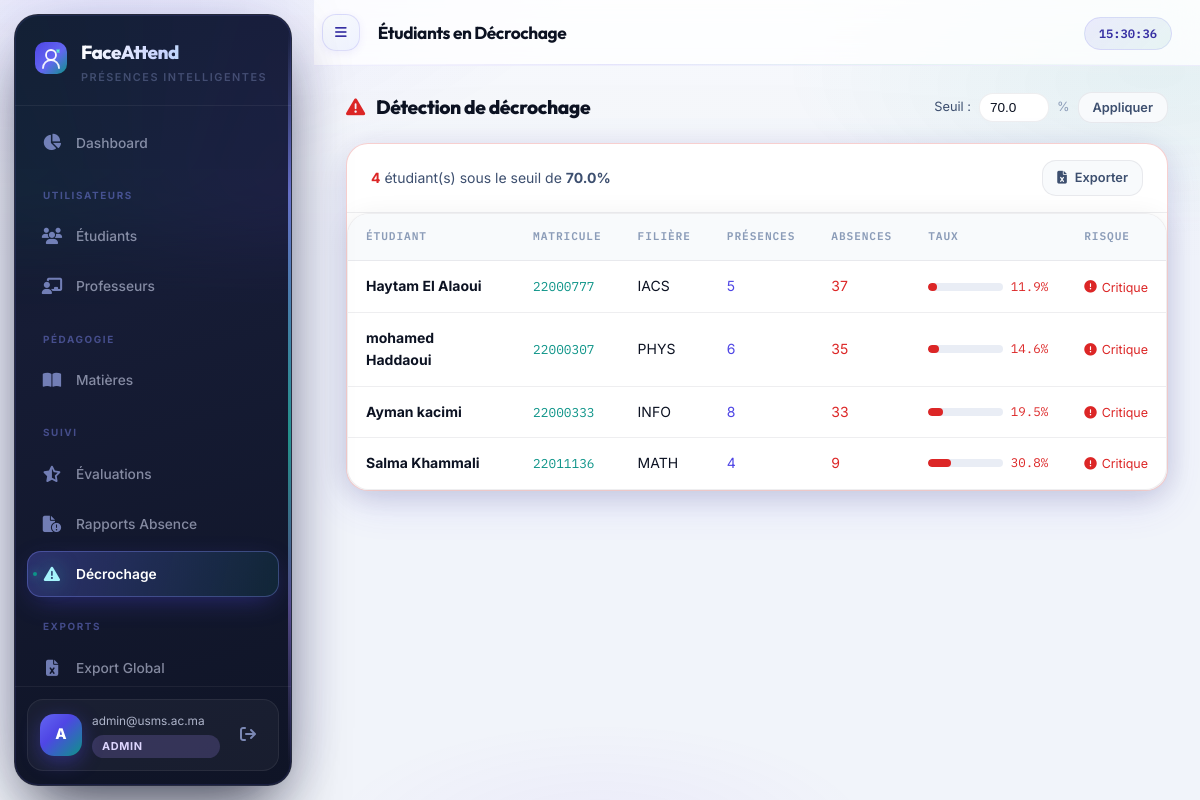
Screenshot of /admin/at-risk (signed in) with the database file from the repository.
### app/models/__init__.py (models this page shows, shortened)
class User(UserMixin, db.Model):
    __tablename__ = "users"
    id           = db.Column(db.Integer, primary_key=True)
    email        = db.Column(db.String(255), unique=True, nullable=False, index=True)
    password_hash= db.Column(db.String(255), nullable=False)
    role         = db.Column(db.Enum(RoleEnum), nullable=False)
    is_active    = db.Column(db.Boolean, default=True)
    consent_given= db.Column(db.Boolean, default=False)          # CNDP
    consent_date = db.Column(db.DateTime)
    failed_logins= db.Column(db.Integer, default=0)
    locked_until = db.Column(db.DateTime)
    created_at   = db.Column(db.DateTime, default=lambda: datetime.now(timezone.utc))
    updated_at   = db.Column(db.DateTime, onupdate=lambda: datetime.now(timezone.utc))
    deleted_at   = db.Column(db.DateTime)   # Soft delete (droit à l'oubli CNDP)
    student_profile = db.relationship("Student", back_populates="user", uselist=False)
    teacher_profile = db.relationship("Teacher", back_populates="user", uselist=False)

class Student(db.Model):
    __tablename__ = "students"
    id              = db.Column(db.Integer, primary_key=True)
    user_id         = db.Column(db.Integer, db.ForeignKey("users.id"), unique=True)
    student_number  = db.Column(db.String(20), unique=True, nullable=False)  # CNE / Matricule
    first_name      = db.Column(db.String(100), nullable=False)
    last_name       = db.Column(db.String(100), nullable=False)
    program         = db.Column(db.String(100))   # Filière
    year_of_study   = db.Column(db.Integer)
    group_name      = db.Column(db.String(50))
    face_encoding_enc  = db.Column(db.LargeBinary)   # AES-GCM ciphertext
    face_encoding_nonce= db.Column(db.LargeBinary)   # 96-bit nonce GCM
    face_encoding_tag  = db.Column(db.LargeBinary)   # 128-bit auth tag GCM
    face_photo_enc     = db.Column(db.LargeBinary)
    face_photo_nonce   = db.Column(db.LargeBinary)
    face_photo_tag     = db.Column(db.LargeBinary)
    face_enrolled_at   = db.Column(db.DateTime)
    pseudonym          = db.Column(db.String(64), unique=True)  # Pseudonymisation CNDP
    user        = db.relationship("User", back_populates="student_profile")
    attendances = db.relationship("Attendance", back_populates="student", lazy="dynamic")
    enrollments = db.relationship("Enrollment",  back_populates="student", lazy="dynamic")
    @property
    def full_name(self):
        return f"{self.first_name} {self.last_name}"

### app/api/admin.py (the view)
@admin_bp.route("/at-risk")
@admin_required
def at_risk():
    threshold = request.args.get("threshold", 70, type=float) / 100
    at_risk   = AttendanceService.get_at_risk_students(threshold)
    return render_template("admin/at_risk.html", at_risk=at_risk, threshold=threshold * 100)

### app/api/admin.py (called while the page is built)
def admin_required(f):
    @wraps(f)
    @login_required
    def decorated(*args, **kwargs):
        if current_user.role != RoleEnum.ADMIN:
            flash("Accès réservé aux administrateurs.", "danger")
            return redirect(url_for("auth.login"))
        return f(*args, **kwargs)
    return decorated

### frontend/templates/admin/at_risk.html (shortened to what this page needs)
{% extends "base.html" %}
{% block page_title %}Étudiants en Décrochage{% endblock %}
{% block content %}
<div class="section-header">
  <h2><i class="fas fa-triangle-exclamation" style="color:var(--danger);margin-right:8px"></i>
    Détection de décrochage
  </h2>
  <form method="GET" style="display:flex;align-items:center;gap:8px">
    <label style="font-size:.8rem;color:var(--text-2)">Seuil :</label>
    <input type="number" name="threshold" value="{{ threshold }}" min="0" max="100"
           style="width:70px;padding:6px 10px;background:var(--bg-2);border:1px solid var(--border-2);border-radius:var(--radius);color:var(--text);font-size:.85rem;outline:none"/>
    <span style="color:var(--text-3);font-size:.8rem">%</span>
    <button type="submit" class="btn btn--sm btn--ghost">Appliquer</button>
  </form>
</div>
{% if at_risk %}
<div class="card card--glow" style="border-color:rgba(220,38,38,.22);padding:0;margin-bottom:20px">
  <div style="padding:16px 24px;border-bottom:1px solid var(--border-2);display:flex;align-items:center;justify-content:space-between">
    <span style="font-size:.875rem;color:var(--text-2)">
      <strong style="color:var(--danger)">{{ at_risk|length }}</strong> étudiant(s) sous le seuil de <strong>{{ threshold }}%</strong>
    </span>
    <a href="{{ url_for('admin.export_report') }}" class="btn btn--sm btn--ghost">
      <i class="fas fa-file-excel"></i> Exporter
    </a>
  </div>
  <div class="table-wrap">
    <table>
      <thead>
        <tr>
          <th>Étudiant</th><th>Matricule</th><th>Filière</th>
          <th>Présences</th><th>Absences</th><th>Taux</th><th>Risque</th>
        </tr>
      </thead>
      <tbody>
        {% for item in at_risk %}
        {% set s = item.student %}
        {% set st = item.stats %}
        <tr>
          <td><strong>{{ s.full_name }}</strong></td>
          <td><code style="font-family:var(--font-mono);color:var(--accent-2);font-size:.8rem">{{ s.student_number }}</code></td>
          <td>{{ s.program or '—' }}</td>
          <td style="color:var(--accent)">{{ st.present }}</td>
          <td style="color:var(--danger)">{{ st.absent }}</td>
          <td>
            <div style="display:flex;align-items:center;gap:8px;min-width:120px">
              <div class="progress" style="flex:1">
                <div class="progress__bar" style="width:{{ st.rate }}%;background:{% if st.rate < 50 %}var(--danger){% elif st.rate < 70 %}linear-gradient(90deg,var(--warning),#e0a030){% else %}linear-gradient(90deg,var(--accent),var(--accent-2)){% endif %}"></div>
              </div>
              <span style="font-family:var(--font-mono);font-size:.78rem;color:{% if st.rate < 50 %}var(--danger){% elif st.rate < 70 %}var(--warning){% else %}var(--accent){% endif %}">{{ st.rate }}%</span>
            </div>
          </td>
          <td>
            {% if st.rate < 50 %}
              <span class="risk-indicator risk-indicator--high"><i class="fas fa-circle-exclamation"></i> Critique</span>
            {% elif st.rate < 60 %}
              <span class="risk-indicator risk-indicator--medium"><i class="fas fa-triangle-exclamation"></i> Élevé</span>
            {% else %}
              <span class="risk-indicator risk-indicator--medium"><i class="fas fa-circle-info"></i> Modéré</span>
            {% endif %}
          </td>
        </tr>
        {% endfor %}
      </tbody>
    </table>
  </div>
</div>
{% endif %}
{% endblock %}

### frontend/templates/base.html (shortened to what this page needs)
<!DOCTYPE html>
<html lang="fr">
<head>
  <link rel="stylesheet" href="https://cdnjs.cloudflare.com/ajax/libs/font-awesome/6.6.0/css/all.min.css"/>
  <link rel="stylesheet" href="{{ url_for('static', filename='css/main.css') }}"/>
</head>
<body>
{% if current_user.is_authenticated %}
<aside class="sidebar" id="sidebar" aria-label="Navigation principale">
  <div class="sidebar__aurora" aria-hidden="true"></div>
  <div class="sidebar__rail" aria-hidden="true"></div>
  <div class="sidebar__brand">
    <span class="sidebar__logo">
    </span>
    <div class="sidebar__brand-text">
      <span class="sidebar__name">FaceAttend</span>
      <span class="sidebar__tagline">Présences intelligentes</span>
    </div>
  </div>
  <nav class="sidebar__nav">
    {% if current_user.role.value == 'admin' %}
      <a href="{{ url_for('admin.dashboard') }}"
         class="nav-item {% if request.endpoint == 'admin.dashboard' %}active{% endif %}">
        <i class="fas fa-chart-pie"></i><span>Dashboard</span>
      </a>
      <div class="nav-separator">Utilisateurs</div>
      <a href="{{ url_for('admin.students') }}"
         class="nav-item {% if 'students' in request.path and 'edit' not in request.path %}active{% endif %}">
        <i class="fas fa-users"></i><span>Étudiants</span>
      </a>
      <a href="{{ url_for('admin.teachers') }}"
         class="nav-item {% if 'teachers' in request.path and 'edit' not in request.path %}active{% endif %}">
        <i class="fas fa-chalkboard-user"></i><span>Professeurs</span>
      </a>
      <div class="nav-separator">Pédagogie</div>
      <a href="{{ url_for('admin.courses') }}"
         class="nav-item {% if 'courses' in request.path %}active{% endif %}">
        <i class="fas fa-book-open"></i><span>Matières</span>
      </a>
      <div class="nav-separator">Suivi</div>
      <a href="{{ url_for('admin.evaluations') }}"
         class="nav-item {% if 'evaluations' in request.path %}active{% endif %}">
        <i class="fas fa-star-half-stroke"></i><span>Évaluations</span>
      </a>
      <a href="{{ url_for('admin.absence_reports') }}"
         class="nav-item {% if 'absence-reports' in request.path %}active{% endif %}">
        <i class="fas fa-file-circle-exclamation"></i><span>Rapports Absence</span>
      </a>
      <a href="{{ url_for('admin.at_risk') }}"
         class="nav-item {% if 'at-risk' in request.path %}active{% endif %}">
        <i class="fas fa-triangle-exclamation"></i><span>Décrochage</span>
      </a>
      <div class="nav-separator">Exports</div>
      <a href="{{ url_for('admin.export_report') }}" class="nav-item">
        <i class="fas fa-file-excel"></i><span>Export Global</span>
      </a>
    {% endif %}
  </nav>
  <div class="sidebar__footer">
    <div class="sidebar__user-card">
      <div class="avatar">{{ current_user.email[0].upper() }}</div>
      <div class="sidebar__user-info">
        <span class="sidebar__user-email">{{ current_user.email }}</span>
        <span class="sidebar__user-role badge badge--{{ current_user.role.value }}">{{ current_user.role.value }}</span>
      </div>
      <a href="{{ url_for('auth.logout') }}" class="btn-logout" title="Déconnexion">
        <i class="fas fa-arrow-right-from-bracket"></i>
      </a>
    </div>
  </div>
</aside>
<main class="main-content">
  <header class="topbar">
    <button class="topbar__toggle" onclick="document.getElementById('sidebar').classList.toggle('collapsed')">
      <i class="fas fa-bars"></i>
    </button>
    <h1 class="topbar__title">{% block page_title %}{% endblock %}</h1>
    <div class="topbar__right">
      <span class="topbar__time" id="clock"></span>
    </div>
  </header>
  <div class="page-body">
    {% block content %}{% endblock %}
  </div>
</main>
{% else %}
  {% block auth_content %}{% endblock %}
{% endif %}
</body>
</html>

### rows the page displays
User: email "A", email "admin@usms.ac.ma", role.value "ADMIN", is_active True (drawn)
Student: full_name "Haytam El Alaoui", student_number "22000777", program "IACS"
Student: full_name "mohamed Haddaoui", student_number "22000307", program "PHYS"
Student: full_name "Ayman kacimi", student_number "22000333", program "INFO"
Student: full_name "Salma Khammali", student_number "22011136", program "MATH"

### other values shown
{{ at_risk|length }} "4"
{{ threshold }} "70.0"
{{ st.present }} "5" "6" "8" "4"
{{ st.absent }} "37" "35" "33" "9"
{{ st.rate }} "11.9" "14.6" "19.5" "30.8"
